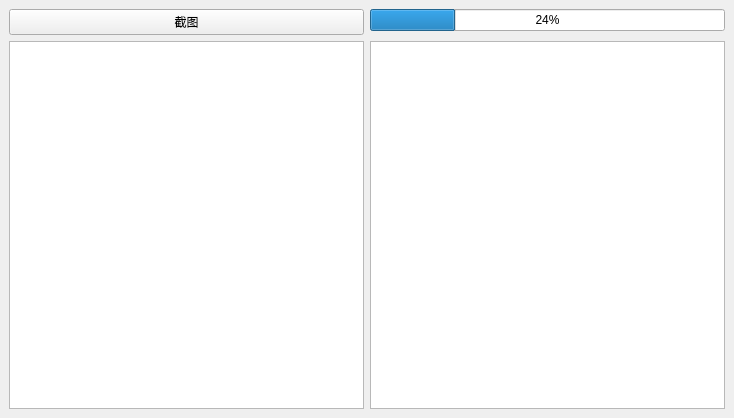
<?xml version="1.0" encoding="UTF-8"?>
<ui version="4.0">
 <class>MainWindow</class>
 <widget class="QMainWindow" name="MainWindow">
  <property name="geometry">
   <rect>
    <x>0</x>
    <y>0</y>
    <width>734</width>
    <height>418</height>
   </rect>
  </property>
  <property name="windowTitle">
   <string>DeepAiImagePosigion</string>
  </property>
  <widget class="QWidget" name="centralwidget">
   <layout class="QGridLayout" name="gridLayout">
    <item row="1" column="2" alignment="Qt::AlignTop">
     <widget class="QProgressBar" name="progressBar">
      <property name="toolTip">
       <string>&lt;html&gt;&lt;head/&gt;&lt;body&gt;&lt;p&gt;进度条&lt;/p&gt;&lt;/body&gt;&lt;/html&gt;</string>
      </property>
      <property name="value">
       <number>24</number>
      </property>
     </widget>
    </item>
    <item row="1" column="1">
     <widget class="QPushButton" name="JieImg">
      <property name="text">
       <string>截图</string>
      </property>
     </widget>
    </item>
    <item row="2" column="2">
     <widget class="QGraphicsView" name="graphicsView"/>
    </item>
    <item row="2" column="1">
     <widget class="QPlainTextEdit" name="myRPlainTextEdit">
      <property name="whatsThis">
       <string>&lt;html&gt;&lt;head/&gt;&lt;body&gt;&lt;p&gt;这是源数据表&lt;/p&gt;&lt;/body&gt;&lt;/html&gt;</string>
      </property>
     </widget>
    </item>
   </layout>
  </widget>
 </widget>
 <resources/>
 <connections>
  <connection>
   <sender>JieImg</sender>
   <signal>clicked()</signal>
   <receiver>myRPlainTextEdit</receiver>
   <slot>paste()</slot>
   <hints>
    <hint type="sourcelabel">
     <x>238</x>
     <y>26</y>
    </hint>
    <hint type="destinationlabel">
     <x>239</x>
     <y>67</y>
    </hint>
   </hints>
  </connection>
 </connections>
 <slots>
  <signal>signal1()</signal>
  <slot>slot1()</slot>
 </slots>
</ui>
